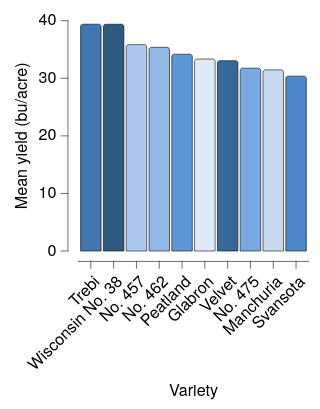

Here is the Vega-Lite specification saved for this chart:
### Vega-Lite specification from a JSON file in a GitHub repository (floating-point values rounded to 4 significant figures)
{"background": null, "config": {"arc": {"fill": "#DBDBDB", "fillOpacity": 1.0, "innerRadius": 25.0, "padAngle": 0.03, "stroke": "black", "strokeOpacity": 1, "strokeWidth": 0.25, "cornerRadius": 1.0}, "area": {"fill": "#DBDBDB", "fillOpacity": 1.0, "stroke": "black", "strokeOpacity": 1, "strokeWidth": 0.25}, "axis": {"domain": true, "domainCap": "round", "domainColor": "black", "domainWidth": 0.25, "grid": false, "gridCap": "round", "gridColor": "#F1F1F1", "gridDash": [0, 0], "gridOpacity": 1.0, "gridWidth": 0.25, "labelColor": "black", "labelFont": "Helvetica Neue, HelveticaNeue, Helvetica, Arial, sans-serif", "labelFontSize": 7, "labelFontStyle": "normal", "labelFontWeight": 400, "offset": 4.5, "ticks": true, "tickCap": "round", "tickColor": "black", "tickRound": false, "tickSize": 3, "tickWidth": 0.25, "titleColor": "black", "titleFont": "Helvetica Neue, HelveticaNeue, Helvetica, Arial, sans-serif", "titleFontSize": 7, "titleFontStyle": "normal", "titleFontWeight": 400}, "axisX": {"domain": true, "labelAlign": "right", "labelAngle": 315, "labels": true, "ticks": true, "translate": 0}, "axisY": {"domain": true, "labelAlign": "right", "labelAngle": 0, "labels": true, "ticks": true, "translate": 0}, "axisRight": {"domain": true, "labelAlign": "left", "labelAngle": 0, "labels": true, "ticks": true, "translate": 0}, "axisTop": {"domain": true, "labelAlign": "left", "labelAngle": 45, "labels": true, "ticks": true, "translate": 0}, "axisBand": {"tickOffset": 0}, "bar": {"fill": "#DBDBDB", "fillOpacity": 1.0, "stroke": "black", "strokeOpacity": 1, "strokeWidth": 0.25, "cornerRadiusEnd": 1.0}, "boxplot": {"size": 9.0, "ticks": {"cornerRadius": 0.25, "fill": "black", "opacity": 1, "size": 4.5, "thickness": 0.25}, "box": {"fillOpacity": 1.0, "stroke": "black", "strokeOpacity": 1, "strokeWidth": 0.25, "cornerRadius": 1.0}, "median": {"cornerRadius": 0, "fill": "black", "fillOpacity": 1.0, "opacity": 1, "size": 9.0, "thickness": 0.25}, "rule": {"fill": "black", "fillOpacity": 1.0, "size": 10.0, "stroke": "black", "strokeDash": [0, 0], "strokeOpacity": 1, "strokeWidth": 0.25}, "outliers": {"color": "black", "fill": "black", "fillOpacity": 1.0, "size": 0, "stroke": "black", "strokeOpacity": 1, "strokeWidth": 0.25}}, "circle": {"fill": "black", "fillOpacity": 1.0, "size": 1.25, "stroke": null, "strokeOpacity": 1, "strokeWidth": 0.25}, "errorband": {"band": {"fillOpacity": 0.6, "stroke": null, "strokeWidth": 0.25, "strokeOpacity": 1}, "borders": {"opacity": 0, "strokeOpacity": 0.25, "strokeWidth": 1}}, "errorbar": {"opacity": 1, "rule": {"strokeDash": [0, 0], "strokeWidth": 0.25}, "ticks": {"color": "black", "cornerRadius": 0.125, "opacity": 1, "size": 6.0, "thickness": 0.25}, "thickness": 0.25}, "font": "Helvetica Neue, HelveticaNeue, Helvetica, Arial, sans-serif", "geoshape": {"fill": "#DBDBDB", "fillOpacity": 1.0, "stroke": "black", "strokeOpacity": 1, "strokeWidth": 0.25}, "header": {"labelColor": "black", "labelFont": "Helvetica Neue, HelveticaNeue, Helvetica, Arial, sans-serif", "labelFontSize": 7, "labelFontStyle": "normal", "labelFontWeight": 400, "titleColor": "black", "titleFont": "Helvetica Neue, HelveticaNeue, Helvetica, Arial, sans-serif", "titleFontSize": 7, "titleFontStyle": "normal", "titleFontWeight": 400, "titlePadding": 0}, "legend": {"disable": false, "offset": 4.5, "titlePadding": 4, "labelOffset": 2, "gradientLabelOffset": 2, "gradientLength": 50.0, "gradientThickness": 5.0, "gradientOpacity": 1.0, "gradientStrokeColor": "black", "gradientStrokeWidth": 0.25, "labelColor": "black", "labelFont": "Helvetica Neue, HelveticaNeue, Helvetica, Arial, sans-serif", "labelFontSize": 7, "labelFontStyle": "normal", "labelFontWeight": 400, "strokeColor": "black", "strokeWidth": 0, "symbolSize": 42, "symbolStrokeColor": "black", "symbolStrokeWidth": 0.25, "titleColor": "black", "titleFont": "Helvetica Neue, HelveticaNeue, Helvetica, Arial, sans-serif", "titleFontSize": 7, "titleFontStyle": "normal", "titleFontWeight": 400}, "line": {"color": "black", "stroke": "black", "strokeCap": "round", "strokeDash": [0, 0], "strokeOpacity": 1, "strokeWidth": 0.375}, "point": {"filled": true, "fill": "#DBDBDB", "fillOpacity": 1.0, "size": 5.0, "stroke": "black", "strokeOpacity": 1, "strokeWidth": 0.25}, "range": {"category": ["#DFE9F7", "#C6D9F1", "#ADC8EC", "#94B8E6", "#7AA8E0", "#6097DA", "#4D87CA", "#4177B1", "#386898", "#2F597F", "#264A69", "#1D3A58"], "diverging": {"scheme": ["#DFE9F7", "#C6D9F1", "#ADC8EC", "#94B8E6", "#7AA8E0", "#6097DA", "#4D87CA", "#4177B1", "#386898", "#2F597F", "#264A69", "#1D3A58"]}, "heatmap": {"scheme": ["#DFE9F7", "#C6D9F1", "#ADC8EC", "#94B8E6", "#7AA8E0", "#6097DA", "#4D87CA", "#4177B1", "#386898", "#2F597F", "#264A69", "#1D3A58"]}, "ordinal": {"scheme": ["#DFE9F7", "#C6D9F1", "#ADC8EC", "#94B8E6", "#7AA8E0", "#6097DA", "#4D87CA", "#4177B1", "#386898", "#2F597F", "#264A69", "#1D3A58"]}, "ramp": {"scheme": ["#DFE9F7", "#C6D9F1", "#ADC8EC", "#94B8E6", "#7AA8E0", "#6097DA", "#4D87CA", "#4177B1", "#386898", "#2F597F", "#264A69", "#1D3A58"]}}, "rule": {"color": "black", "stroke": "black", "strokeCap": "round", "strokeDash": [2, 2], "strokeOpacity": 1, "strokeWidth": 0.25}, "scale": {"bandPaddingInner": 0.1, "bandPaddingOuter": 0.1, "round": false}, "rect": {"fill": "#DBDBDB", "fillOpacity": 1.0, "stroke": "black", "strokeOpacity": 1, "strokeWidth": 0.25, "cornerRadius": 1.0}, "square": {"fill": "#DBDBDB", "fillOpacity": 1.0, "size": 10.0, "stroke": "black", "strokeOpacity": 1, "strokeWidth": 0.25}, "text": {"color": "black", "font": "Helvetica Neue, HelveticaNeue, Helvetica, Arial, sans-serif", "fontSize": 7, "fontStyle": "normal", "fontWeight": 400}, "tick": {"color": "black", "cornerRadius": 0.125, "opacity": 1.0, "size": 9.0, "thickness": 0.25}, "title": {"anchor": "middle", "frame": "group", "color": "black", "font": "Helvetica Neue, HelveticaNeue, Helvetica, Arial, sans-serif", "fontSize": 7, "fontStyle": "normal", "fontWeight": 400, "subtitleColor": "black", "subtitleFont": "Helvetica Neue, HelveticaNeue, Helvetica, Arial, sans-serif", "subtitleFontSize": "Helvetica Neue, HelveticaNeue, Helvetica, Arial, sans-serif", "subtitleFontStyle": "normal", "subtitleFontWeight": 400}, "trail": {"color": "black", "opacity": 1, "size": 0.375}, "view": {"continuousWidth": 100, "continuousHeight": 100, "discreteWidth": 100, "discreteHeight": 100, "fill": null, "stroke": null, "strokeWidth": 0.25}}, "data": {"name": "data-9cc0564cb5591205eeeca8d2429dd11b"}, "mark": {"type": "bar"}, "encoding": {"color": {"field": "variety", "legend": null, "type": "nominal"}, "x": {"field": "variety", "sort": "-y", "title": "Variety", "type": "nominal"}, "y": {"aggregate": "mean", "field": "yield", "title": "Mean yield (bu/acre)", "type": "quantitative"}}, "$schema": "https://vega.github.io/schema/vega-lite/v6.4.1.json", "datasets": {"data-9cc0564cb5591205eeeca8d2429dd11b": [{"yield": 27.0, "variety": "Manchuria", "year": 1931, "site": "University Farm"}, {"yield": 48.87, "variety": "Manchuria", "year": 1931, "site": "Waseca"}, {"yield": 27.43, "variety": "Manchuria", "year": 1931, "site": "Morris"}, {"yield": 39.93, "variety": "Manchuria", "year": 1931, "site": "Crookston"}, {"yield": 32.97, "variety": "Manchuria", "year": 1931, "site": "Grand Rapids"}, {"yield": 28.97, "variety": "Manchuria", "year": 1931, "site": "Duluth"}, {"yield": 43.07, "variety": "Glabron", "year": 1931, "site": "University Farm"}, {"yield": 55.2, "variety": "Glabron", "year": 1931, "site": "Waseca"}, {"yield": 28.77, "variety": "Glabron", "year": 1931, "site": "Morris"}, {"yield": 38.13, "variety": "Glabron", "year": 1931, "site": "Crookston"}, {"yield": 29.13, "variety": "Glabron", "year": 1931, "site": "Grand Rapids"}, {"yield": 29.67, "variety": "Glabron", "year": 1931, "site": "Duluth"}, {"yield": 35.13, "variety": "Svansota", "year": 1931, "site": "University Farm"}, {"yield": 47.33, "variety": "Svansota", "year": 1931, "site": "Waseca"}, {"yield": 25.77, "variety": "Svansota", "year": 1931, "site": "Morris"}, {"yield": 40.47, "variety": "Svansota", "year": 1931, "site": "Crookston"}, {"yield": 29.67, "variety": "Svansota", "year": 1931, "site": "Grand Rapids"}, {"yield": 25.7, "variety": "Svansota", "year": 1931, "site": "Duluth"}, {"yield": 39.9, "variety": "Velvet", "year": 1931, "site": "University Farm"}, {"yield": 50.23, "variety": "Velvet", "year": 1931, "site": "Waseca"}, {"yield": 26.13, "variety": "Velvet", "year": 1931, "site": "Morris"}, {"yield": 41.33, "variety": "Velvet", "year": 1931, "site": "Crookston"}, {"yield": 23.03, "variety": "Velvet", "year": 1931, "site": "Grand Rapids"}, {"yield": 26.3, "variety": "Velvet", "year": 1931, "site": "Duluth"}, {"yield": 36.57, "variety": "Trebi", "year": 1931, "site": "University Farm"}, {"yield": 63.83, "variety": "Trebi", "year": 1931, "site": "Waseca"}, {"yield": 43.77, "variety": "Trebi", "year": 1931, "site": "Morris"}, {"yield": 46.93, "variety": "Trebi", "year": 1931, "site": "Crookston"}, {"yield": 29.77, "variety": "Trebi", "year": 1931, "site": "Grand Rapids"}, {"yield": 33.93, "variety": "Trebi", "year": 1931, "site": "Duluth"}, {"yield": 43.27, "variety": "No. 457", "year": 1931, "site": "University Farm"}, {"yield": 58.1, "variety": "No. 457", "year": 1931, "site": "Waseca"}, {"yield": 28.7, "variety": "No. 457", "year": 1931, "site": "Morris"}, {"yield": 45.67, "variety": "No. 457", "year": 1931, "site": "Crookston"}, {"yield": 32.17, "variety": "No. 457", "year": 1931, "site": "Grand Rapids"}, {"yield": 33.6, "variety": "No. 457", "year": 1931, "site": "Duluth"}, {"yield": 36.6, "variety": "No. 462", "year": 1931, "site": "University Farm"}, {"yield": 65.77, "variety": "No. 462", "year": 1931, "site": "Waseca"}, {"yield": 30.37, "variety": "No. 462", "year": 1931, "site": "Morris"}, {"yield": 48.57, "variety": "No. 462", "year": 1931, "site": "Crookston"}, {"yield": 24.93, "variety": "No. 462", "year": 1931, "site": "Grand Rapids"}, {"yield": 28.1, "variety": "No. 462", "year": 1931, "site": "Duluth"}, {"yield": 32.77, "variety": "Peatland", "year": 1931, "site": "University Farm"}, {"yield": 48.57, "variety": "Peatland", "year": 1931, "site": "Waseca"}, {"yield": 29.87, "variety": "Peatland", "year": 1931, "site": "Morris"}, {"yield": 41.6, "variety": "Peatland", "year": 1931, "site": "Crookston"}, {"yield": 34.7, "variety": "Peatland", "year": 1931, "site": "Grand Rapids"}, {"yield": 32.0, "variety": "Peatland", "year": 1931, "site": "Duluth"}, {"yield": 24.67, "variety": "No. 475", "year": 1931, "site": "University Farm"}, {"yield": 46.77, "variety": "No. 475", "year": 1931, "site": "Waseca"}, {"yield": 22.6, "variety": "No. 475", "year": 1931, "site": "Morris"}, {"yield": 44.1, "variety": "No. 475", "year": 1931, "site": "Crookston"}, {"yield": 19.7, "variety": "No. 475", "year": 1931, "site": "Grand Rapids"}, {"yield": 33.07, "variety": "No. 475", "year": 1931, "site": "Duluth"}, {"yield": 39.3, "variety": "Wisconsin No. 38", "year": 1931, "site": "University Farm"}, {"yield": 58.8, "variety": "Wisconsin No. 38", "year": 1931, "site": "Waseca"}, {"yield": 29.47, "variety": "Wisconsin No. 38", "year": 1931, "site": "Morris"}, {"yield": 49.87, "variety": "Wisconsin No. 38", "year": 1931, "site": "Crookston"}, {"yield": 34.47, "variety": "Wisconsin No. 38", "year": 1931, "site": "Grand Rapids"}, {"yield": 31.6, "variety": "Wisconsin No. 38", "year": 1931, "site": "Duluth"}, {"yield": 26.9, "variety": "Manchuria", "year": 1932, "site": "University Farm"}, {"yield": 33.47, "variety": "Manchuria", "year": 1932, "site": "Waseca"}, {"yield": 34.37, "variety": "Manchuria", "year": 1932, "site": "Morris"}, {"yield": 32.97, "variety": "Manchuria", "year": 1932, "site": "Crookston"}, {"yield": 22.13, "variety": "Manchuria", "year": 1932, "site": "Grand Rapids"}, {"yield": 22.57, "variety": "Manchuria", "year": 1932, "site": "Duluth"}, {"yield": 36.8, "variety": "Glabron", "year": 1932, "site": "University Farm"}, {"yield": 37.73, "variety": "Glabron", "year": 1932, "site": "Waseca"}, {"yield": 35.13, "variety": "Glabron", "year": 1932, "site": "Morris"}, {"yield": 26.17, "variety": "Glabron", "year": 1932, "site": "Crookston"}, {"yield": 14.43, "variety": "Glabron", "year": 1932, "site": "Grand Rapids"}, {"yield": 25.87, "variety": "Glabron", "year": 1932, "site": "Duluth"}, {"yield": 27.43, "variety": "Svansota", "year": 1932, "site": "University Farm"}, {"yield": 38.5, "variety": "Svansota", "year": 1932, "site": "Waseca"}, {"yield": 35.03, "variety": "Svansota", "year": 1932, "site": "Morris"}, {"yield": 20.63, "variety": "Svansota", "year": 1932, "site": "Crookston"}, {"yield": 16.63, "variety": "Svansota", "year": 1932, "site": "Grand Rapids"}, {"yield": 22.23, "variety": "Svansota", "year": 1932, "site": "Duluth"}, {"yield": 26.8, "variety": "Velvet", "year": 1932, "site": "University Farm"}, {"yield": 37.4, "variety": "Velvet", "year": 1932, "site": "Waseca"}, {"yield": 38.83, "variety": "Velvet", "year": 1932, "site": "Morris"}, {"yield": 32.07, "variety": "Velvet", "year": 1932, "site": "Crookston"}, {"yield": 32.23, "variety": "Velvet", "year": 1932, "site": "Grand Rapids"}, {"yield": 22.47, "variety": "Velvet", "year": 1932, "site": "Duluth"}, {"yield": 29.07, "variety": "Trebi", "year": 1932, "site": "University Farm"}, {"yield": 49.23, "variety": "Trebi", "year": 1932, "site": "Waseca"}, {"yield": 46.63, "variety": "Trebi", "year": 1932, "site": "Morris"}, {"yield": 41.83, "variety": "Trebi", "year": 1932, "site": "Crookston"}, {"yield": 20.63, "variety": "Trebi", "year": 1932, "site": "Grand Rapids"}, {"yield": 30.6, "variety": "Trebi", "year": 1932, "site": "Duluth"}, {"yield": 26.43, "variety": "No. 457", "year": 1932, "site": "University Farm"}, {"yield": 42.2, "variety": "No. 457", "year": 1932, "site": "Waseca"}, {"yield": 43.53, "variety": "No. 457", "year": 1932, "site": "Morris"}, {"yield": 34.33, "variety": "No. 457", "year": 1932, "site": "Crookston"}, {"yield": 19.47, "variety": "No. 457", "year": 1932, "site": "Grand Rapids"}, {"yield": 22.7, "variety": "No. 457", "year": 1932, "site": "Duluth"}, {"yield": 25.57, "variety": "No. 462", "year": 1932, "site": "University Farm"}, {"yield": 44.7, "variety": "No. 462", "year": 1932, "site": "Waseca"}, {"yield": 47.0, "variety": "No. 462", "year": 1932, "site": "Morris"}, {"yield": 30.53, "variety": "No. 462", "year": 1932, "site": "Crookston"}, {"yield": 19.9, "variety": "No. 462", "year": 1932, "site": "Grand Rapids"}, {"yield": 22.5, "variety": "No. 462", "year": 1932, "site": "Duluth"}, {"yield": 28.07, "variety": "Peatland", "year": 1932, "site": "University Farm"}, {"yield": 36.03, "variety": "Peatland", "year": 1932, "site": "Waseca"}, {"yield": 43.2, "variety": "Peatland", "year": 1932, "site": "Morris"}, {"yield": 25.23, "variety": "Peatland", "year": 1932, "site": "Crookston"}, {"yield": 26.77, "variety": "Peatland", "year": 1932, "site": "Grand Rapids"}, {"yield": 31.37, "variety": "Peatland", "year": 1932, "site": "Duluth"}, {"yield": 30.0, "variety": "No. 475", "year": 1932, "site": "University Farm"}, {"yield": 41.27, "variety": "No. 475", "year": 1932, "site": "Waseca"}, {"yield": 44.23, "variety": "No. 475", "year": 1932, "site": "Morris"}, {"yield": 32.13, "variety": "No. 475", "year": 1932, "site": "Crookston"}, {"yield": 15.23, "variety": "No. 475", "year": 1932, "site": "Grand Rapids"}, {"yield": 27.37, "variety": "No. 475", "year": 1932, "site": "Duluth"}, {"yield": 38.0, "variety": "Wisconsin No. 38", "year": 1932, "site": "University Farm"}, {"yield": 58.17, "variety": "Wisconsin No. 38", "year": 1932, "site": "Waseca"}, {"yield": 47.17, "variety": "Wisconsin No. 38", "year": 1932, "site": "Morris"}, {"yield": 35.9, "variety": "Wisconsin No. 38", "year": 1932, "site": "Crookston"}, {"yield": 20.67, "variety": "Wisconsin No. 38", "year": 1932, "site": "Grand Rapids"}, {"yield": 29.33, "variety": "Wisconsin No. 38", "year": 1932, "site": "Duluth"}]}}
